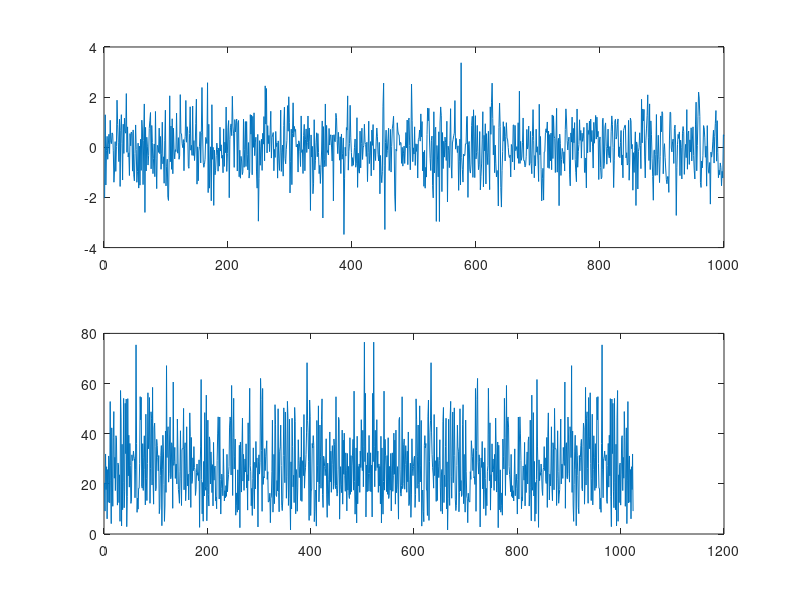
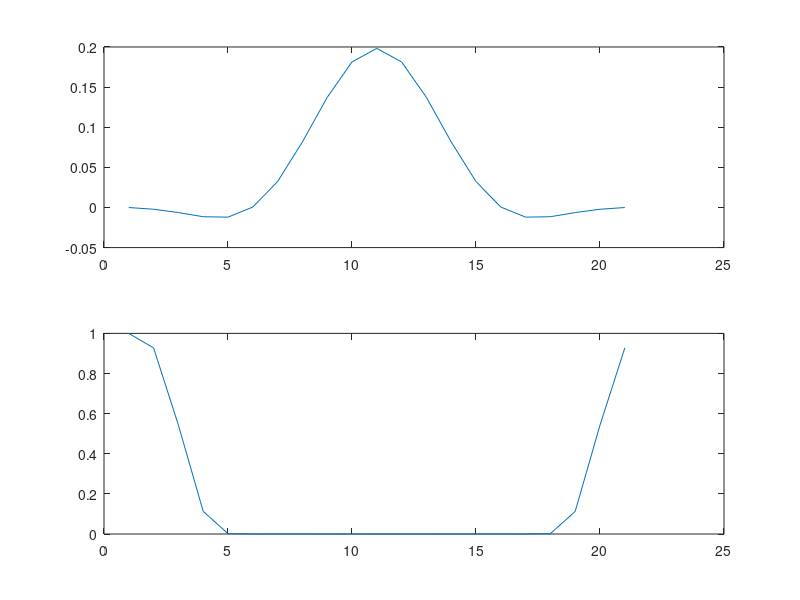
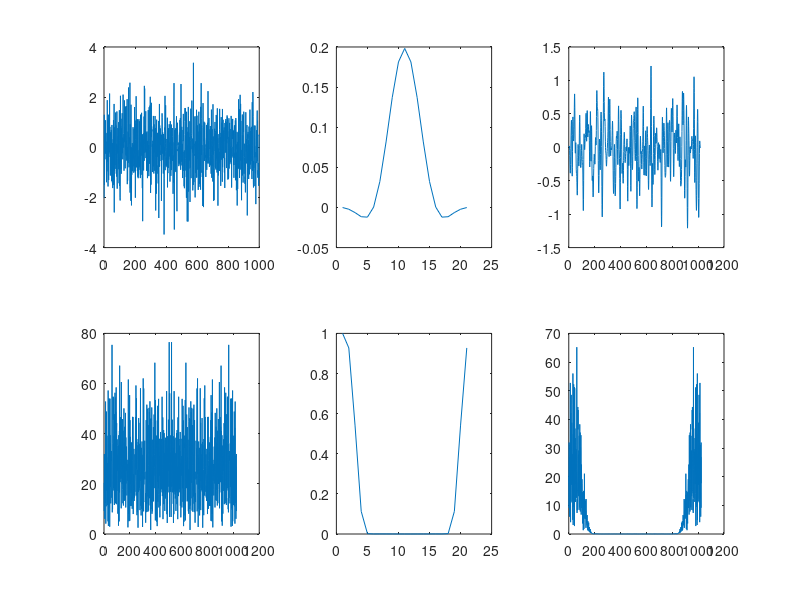
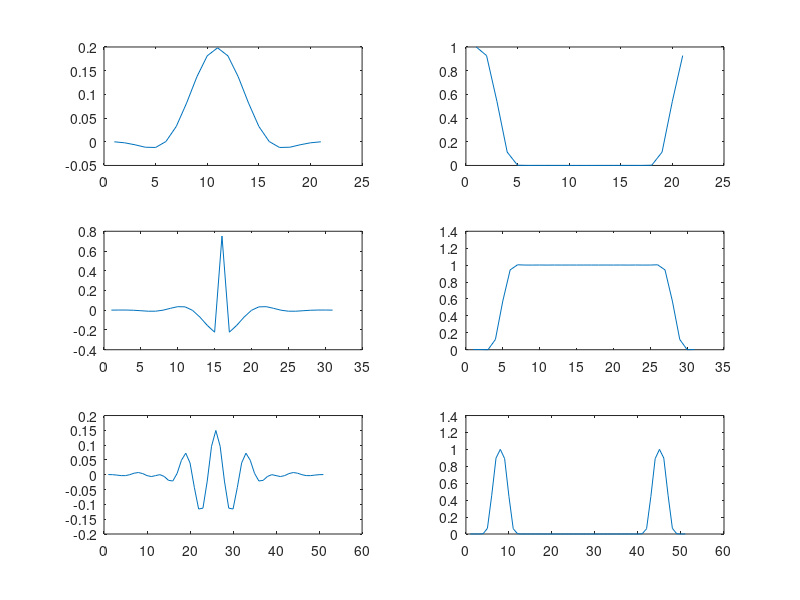

Source code (MATLAB) for these figures, in order:
clear all;

%% P3
awgn = randn(1000, 1)
AWGN = fft(awgn, 1024)
f = 0.2
f1 = fir1(20, f)
F1 = fft(f1)
awgn_filt = conv(f1, awgn)
AWGN_FILT = fft(awgn_filt, 1024)

figure(1)
subplot(2, 1, 1)
plot(awgn)
subplot(2, 1, 2)
plot(abs(AWGN))

figure(2)
subplot(2, 1, 1)
plot(f1)
subplot(2, 1, 2)
plot(abs(F1))

figure(3)
subplot(2, 3, 1)
plot(awgn)
subplot(2, 3, 2)
plot(f1)
subplot(2, 3, 3)
plot(awgn_filt)
subplot(2, 3, 4)
plot(abs(AWGN))
subplot(2, 3, 5)
plot(abs(F1))
subplot(2, 3, 6)
plot(abs(AWGN_FILT))

orders = [20 30 50]
freq1 = [0.2 0.25 0.35]

f1_lo = fir1(20, 0.2)
f1_hi = fir1(30, 0.25, 'high')
f1_band = fir1(50, [0.2 0.35], 'bandpass')

figure(4)
subplot(3, 2, 1)
plot(f1_lo)
subplot(3, 2, 2)
plot(abs(fft(f1_lo)))
subplot(3, 2, 3)
plot(f1_hi)
subplot(3, 2, 4)
plot(abs(fft(f1_hi)))
subplot(3, 2, 5)
plot(f1_band)
subplot(3, 2, 6)
plot(abs(fft(f1_band)))

